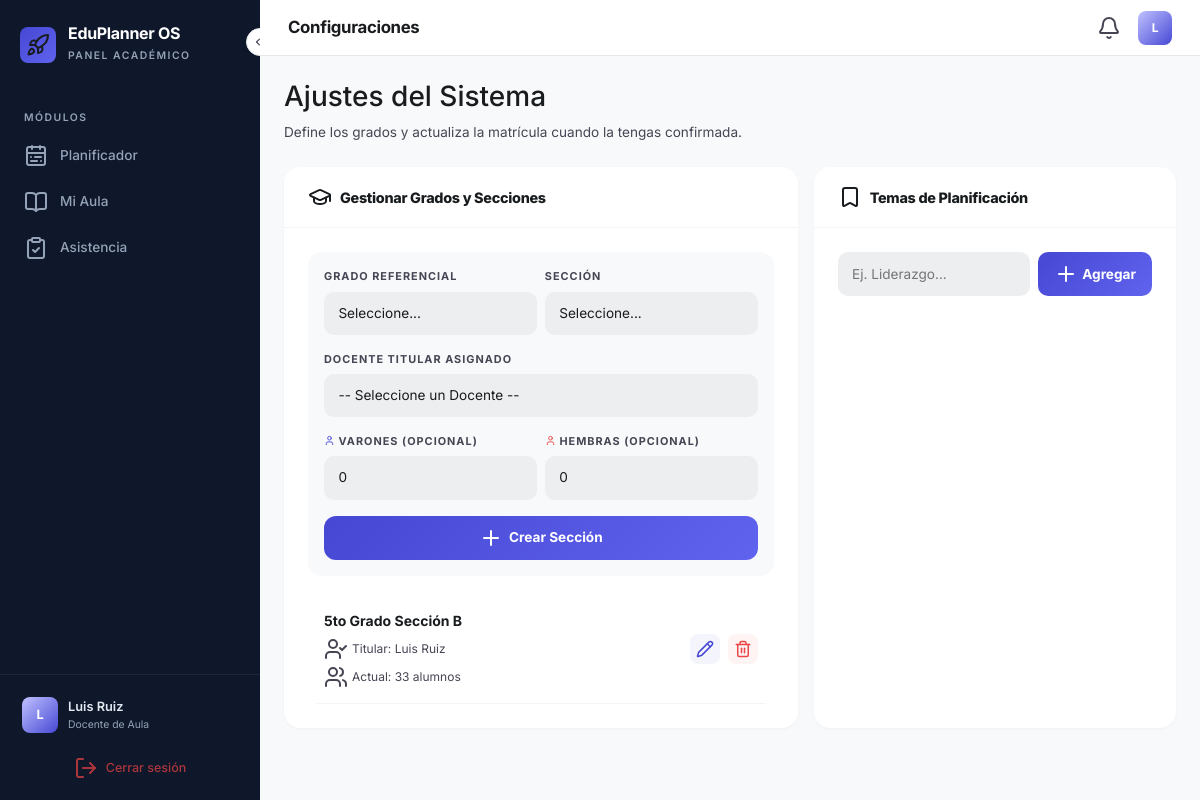
The app's page /configuracion (signed in) with its own data.
### backup_v3/app.py (models this page shows)
class Usuario(db.Model):
    id = db.Column(db.Integer, primary_key=True)
    username = db.Column(db.String(50), unique=True, nullable=False)
    nombre_completo = db.Column(db.String(100), nullable=False)
    email = db.Column(db.String(120), unique=True, nullable=False)
    area_trabajo = db.Column(db.String(100), nullable=False)
    password = db.Column(db.String(200), nullable=False)
    rol_id = db.Column(db.Integer, db.ForeignKey('rol.id'), nullable=True)

class Grado(db.Model):
    id = db.Column(db.Integer, primary_key=True)
    nombre = db.Column(db.String(50), nullable=False)
    total_varones = db.Column(db.Integer, default=0)
    total_hembras = db.Column(db.Integer, default=0)
    usuario_id = db.Column(db.Integer, db.ForeignKey('usuario.id'), nullable=False)
    docente_info = db.relationship('Usuario', backref='grados_asignados', lazy=True)

### backup_v3/app.py (the view, shortened to what this page needs)
@app.route('/configuracion', methods=['GET', 'POST'])
def configuracion():
    if not session.get('logeado'): return redirect(url_for('auth.login'))
    docentes = Usuario.query.join(Rol).filter(Rol.nombre == 'Docente de Aula').all()
    return render_template('configuracion.html', grados=Grado.query.all(), temas=Tema.query.all(), docentes=docentes)

### backup_v3/app.py (called while the page is built)
@app.context_processor
def inyectar_datos_globales():
    return dict(
        mis_permisos=session.get('permisos', ''),
        mi_rol=session.get('nombre_rol', 'Sin Rol'),
        total_anuncios=Anuncio.query.count(),
        hoy_str=datetime.now().strftime('%d/%m/%Y')
    )

### backup_v3/templates/configuracion.html (shortened to what this page needs)
{% extends "base.html" %}
{% block header_title %}Configuraciones{% endblock %}
{% block content %}
<div class="mx-auto" style="max-width: 1200px;">
    <div class="page-header mb-4">
        <h3 class="title">Ajustes del Sistema</h3>
        <p class="subtitle mb-0">Define los grados y actualiza la matrícula cuando la tengas confirmada.</p>
    </div>
    <div class="row g-3">
        <div class="col-md-7 mb-4">
            <div class="config-card">
                <div class="card-top"><i data-lucide="graduation-cap"></i> Gestionar Grados y Secciones</div>
                <div class="card-inner">
                    <form action="/configuracion" method="POST" class="form-area">
                        <div class="mb-3 row g-2">
                            <div class="col-6">
                                <label class="edu-label">Grado Referencial</label>
                                <select name="grado_num" class="edu-input form-select" required>
                                    <option value="">Seleccione...</option>
                                </select>
                            </div>
                            <div class="col-6">
                                <label class="edu-label">Sección</label>
                                <select name="seccion_letra" class="edu-input form-select" required>
                                    <option value="">Seleccione...</option>
                                </select>
                            </div>
                        </div>
                        <div class="mb-3">
                            <label class="edu-label">Docente Titular Asignado</label>
                            <select name="docente_id" class="edu-input form-select" required>
                                <option value="">-- Seleccione un Docente --</option>
                            </select>
                        </div>
                        <div class="row g-2 mb-3">
                            <div class="col-6">
                                <label class="edu-label"><i data-lucide="user" style="width:11px;height:11px;color:var(--primary);vertical-align:-1px;"></i> Varones (Opcional)</label>
                                <input type="number" name="m_varones" class="edu-input" value="0" min="0">
                            </div>
                            <div class="col-6">
                                <label class="edu-label"><i data-lucide="user" style="width:11px;height:11px;color:#ef4444;vertical-align:-1px;"></i> Hembras (Opcional)</label>
                                <input type="number" name="m_hembras" class="edu-input" value="0" min="0">
                            </div>
                        </div>
                        <button type="submit" class="btn-create"><i data-lucide="plus"></i> Crear Sección</button>
                    </form>
                    <div class="list-zone">
                        {% for grado in grados %}
                        <div class="list-item">
                            <div>
                                <span class="name">{{ grado.nombre }}</span>
                                <div class="sub mt-1 mb-1"><i data-lucide="user-check"></i> Titular: {% if grado.docente_info %} {{ grado.docente_info.nombre_completo }} {% else %} <span class="text-danger fw-bold ms-1">Sin Asignar</span> {% endif %}</div>
                                <div class="sub"><i data-lucide="users"></i> Actual: {{ grado.total_varones + grado.total_hembras }} alumnos</div>
                            </div>
                            <div class="d-flex gap-2">
                                <button class="btn-icon-round edit" data-bs-toggle="modal" data-bs-target="#modalMatricula{{ grado.id }}" title="Editar Matrícula">
                                    <i data-lucide="pencil"></i>
                                </button>
                                <button class="btn-icon-round del" onclick="confirmarEliminacion('/borrar_grado/{{ grado.id }}', 'el grado {{ grado.nombre }}')">
                                    <i data-lucide="trash-2"></i>
                                </button>
                            </div>
                        </div>
                        {% endfor %}
                    </div>
                </div>
            </div>
        </div>
        <div class="col-md-5 mb-4">
            <div class="config-card">
                <div class="card-top"><i data-lucide="bookmark"></i> Temas de Planificación</div>
                <div class="card-inner">
                    <form action="/configuracion" method="POST" class="mb-4">
                        <div class="input-add-group">
                            <input type="text" name="nuevo_tema" class="edu-input" placeholder="Ej. Liderazgo..." required>
                            <button type="submit" class="btn-add-sm"><i data-lucide="plus"></i> Agregar</button>
                        </div>
                    </form>
                </div>
            </div>
        </div>
    </div>
</div>
{% endblock %}

### backup_v3/templates/base.html (shortened to what this page needs)
<!DOCTYPE html>
<html lang="es">
<head>
    <link href="https://cdn.jsdelivr.net/npm/bootstrap@5.3.0/dist/css/bootstrap.min.css" rel="stylesheet">
</head>
<body>
    <div class="app-shell">
        <aside class="sidebar" id="sidebar">
            <button class="sidebar-toggle" id="sidebarToggle" title="Colapsar menú">
                <i data-lucide="chevrons-left"></i>
            </button>
            <div class="sidebar-brand">
                <div class="brand-icon">
                    <i data-lucide="rocket"></i>
                </div>
                <div class="brand-text">
                    <h1>EduPlanner OS</h1>
                    <span class="brand-label">Panel Académico</span>
                </div>
            </div>
            <nav class="sidebar-nav">
                <div class="nav-section-label">Módulos</div>
                {% if 'planificador' in mis_permisos %}
                <a href="/planificador" class="sidebar-link {% if request.path == '/planificador' %}active{% endif %}">
                    <i data-lucide="calendar-range"></i>
                    <span class="link-label">Planificador</span>
                </a>
                {% endif %}
                {% if session.get('nombre_rol') in ['Administrador Supremo', 'Equipo Directivo', 'Docente de Aula'] %}
                <a href="/mi_aula" class="sidebar-link {% if request.path == '/mi_aula' %}active{% endif %}">
                    <i data-lucide="book-open"></i>
                    <span class="link-label">Mi Aula</span>
                </a>
                {% endif %}
                {% if 'asistencia' in mis_permisos %}
                <a href="/asistencia" class="sidebar-link {% if request.path == '/asistencia' %}active{% endif %}">
                    <i data-lucide="clipboard-check"></i>
                    <span class="link-label">Asistencia</span>
                </a>
                {% endif %}
            </nav>
            <div class="sidebar-footer">
                <div class="user-card">
                    <div class="user-avatar">
                        {{ session.get('nombre_completo', 'U')[0] | upper }}
                    </div>
                    <div class="user-info">
                        <div class="user-name">{{ session.get('nombre_completo', 'Usuario') }}</div>
                        <div class="user-role">{{ mi_rol }}</div>
                    </div>
                </div>
                <a href="/logout" class="sidebar-logout">
                    <i data-lucide="log-out"></i>
                    <span class="link-label">Cerrar sesión</span>
                </a>
            </div>
        </aside>
        <div class="main-wrapper">
            <header class="top-navbar">
                <div class="d-flex align-items-center">
                    <span class="navbar-title">{% block header_title %}EduPlanner OS{% endblock %}</span>
                </div>
                <div class="navbar-actions">
                    <a href="/anuncios" id="boton-campana" class="navbar-btn" title="Anuncios">
                        <i data-lucide="bell"></i>
                    </a>
                    <div class="navbar-avatar" title="{{ session.get('nombre_completo', 'Usuario') }}">
                        {{ session.get('nombre_completo', 'U')[0] | upper }}
                    </div>
                </div>
            </header>
            <main class="content-area flex-grow-1 w-100 bg-light p-3 p-md-4 d-flex flex-column" id="contenedor-principal">
                {% block content %}{% endblock %}
            </main>
        </div>
    </div>
</body>
</html>

### backup_v3/templates/base.html (style rules this page uses)
nav, aside, [class*="sidebar"] { max-height: 100vh !important; overflow-y: auto !important; overflow-x: hidden !important; }

### records on screen
Usuario: get "Luis Ruiz"
Grado: nombre "5to Grado Sección B", docente_info.nombre_completo "Luis Ruiz", grado.total_varones+grado.total_hembras "33"

### other values on screen
{{ session.get('nombre_completo', 'U')[0] | upper }} "L"
{{ mi_rol }} "Docente de Aula"
